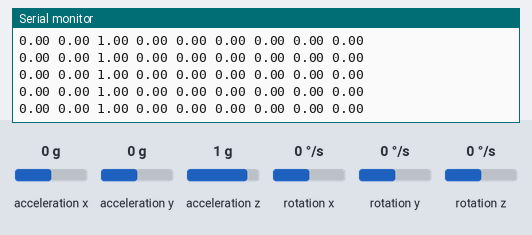
The sketch below on a simulated Arduino Mega 2560, built for the host (arithmetic inside an expression is 32-bit, double 64-bit). On the bench: the last lines printed to the serial monitor. Inputs (shaded band) come from the test bench; at power-on: acceleration y 0 g, acceleration x 0 g, acceleration z 1 g, rotation x 0 °/s, rotation y 0 °/s, rotation z 0 °/s.

Above: at 3.2 s.
3.3 s: acceleration y set to 0.8 g
At 4.3 s:
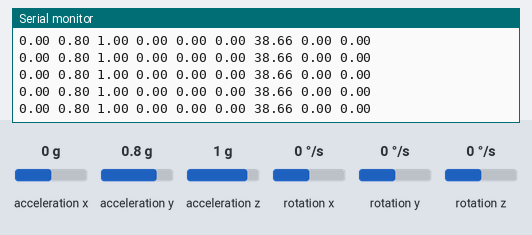
6.3 s: acceleration x set to -1.4 g
At 7.2 s:
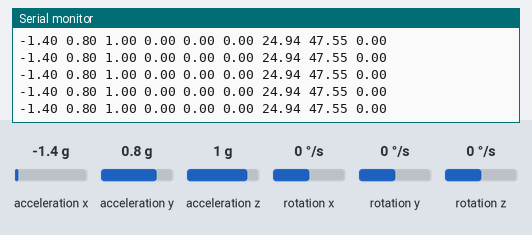
9.3 s: acceleration x set to 0 g
At 9.8 s:
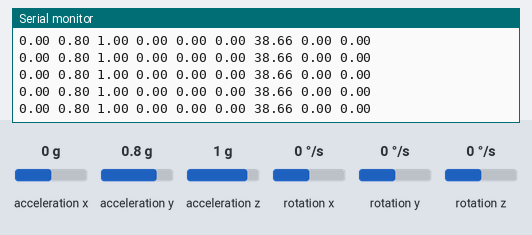

The sketch:

MPU6050_edge_impulse.ino
```cpp
// (licence header left out)
#include "Wire.h"
#include <MPU6050_light.h>

#define I2C_PIN_SCL 42
#define I2C_PIN_SDA 45

MPU6050 mpu(Wire);

unsigned long timer = 0;


void setup() {
  Serial.begin(115200);
  Wire.begin(I2C_PIN_SDA, I2C_PIN_SCL);

  while(!Serial);
  mpu.setAddress(0x68); // set I2C address
  byte status = mpu.begin();
  Serial.print(F("MPU6050 status: "));
  Serial.println(status);
  while(status!=0){ } // stop everything if could not connect to MPU6050

  Serial.println(F("Calculating offsets, do not move MPU6050"));
  delay(1000);
  mpu.calcOffsets(true,true); // gyro and accelero
  Serial.println("Done!\n");

}

void loop() {
  mpu.update();

  Serial.print(mpu.getAccX());
  Serial.print(" ");Serial.print(mpu.getAccY());
  Serial.print(" ");Serial.print(mpu.getAccZ());
  Serial.print(" ");Serial.print(mpu.getGyroX());
  Serial.print(" ");Serial.print(mpu.getGyroY());
  Serial.print(" ");Serial.print(mpu.getGyroZ());
  Serial.print(" ");Serial.print(mpu.getAngleX());
  Serial.print(" ");Serial.print(mpu.getAngleY());
  Serial.print(" ");Serial.println(mpu.getAngleZ());

}
```

Measured:
- after the input at 3.3 s, the serial monitor: prints a new line at once (image 1)
- after the input at 6.3 s, the serial monitor: prints a new line at once (image 2)
- after the input at 9.3 s, the serial monitor: prints a new line at once (image 3)
